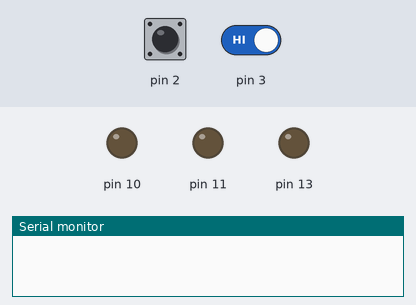
Recording of a sketch running on a simulated Arduino Uno, built with avr-gcc and run on an emulated ATmega328P. Parts: output pins drawn as LEDs (lit = HIGH), the last lines printed to the serial monitor. Dashed ring = blinking. Inputs (shaded band) come from the test bench; at power-on: pin 2 HIGH, pin 3 HIGH.

Above: at 1.2 s.
1.3 s: pin 2 pulled LOW for 0.15 s
At 2.0 s:
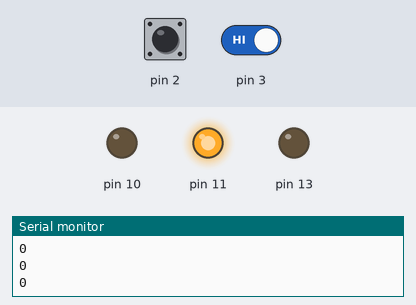
2.9 s: pin 2 pulled LOW for 1 s
At 4.5 s:
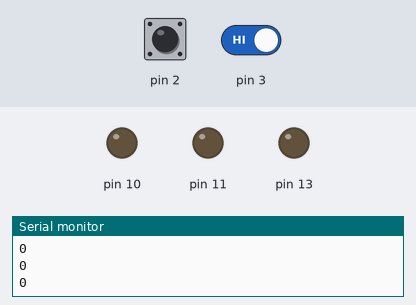
5.4 s: pin 2 pulled LOW for 3.2 s
At 9.3 s:
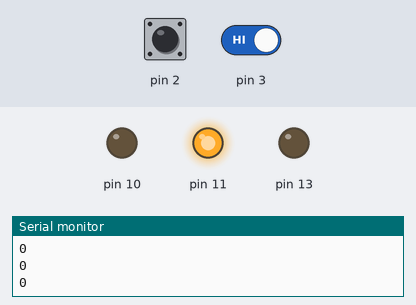
10.1 s: pin 2 driven LOW and pin 3 driven LOW
At 11.0 s:
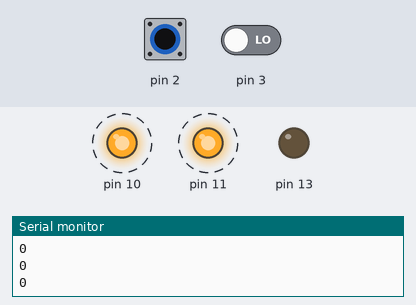
Timing chart, 0 to 14.1 s (numbered marks = the images above; inputs shaded):
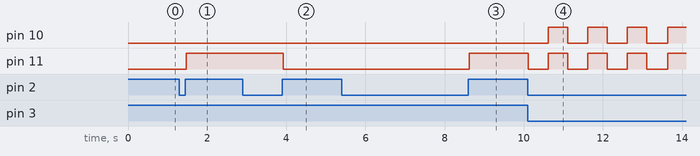

Measured:
- after the input at 1.3 s, pin 11: LOW → HIGH after 0.17 s
- after the input at 2.9 s, pin 11: HIGH → LOW after 1.0 s
- after the input at 5.4 s, pin 11: LOW → HIGH after 3.2 s
- after the input at 10.1 s, pin 10: alternates HIGH for 0.50 s and LOW for 0.50 s, starting after 0.51 s; pin 11: alternates HIGH for 0.50 s and LOW for 0.50 s, starting at once

The sketch:

buttonpractice.ino
```cpp
int sVal, sVal2;
bool redBool[2] = {false, false};
bool greenBool, resetBool = false;
unsigned long tm, prevTm = 0;
long interval = 500;

unsigned long recordingAr[150];
int numRecs = 0;
int arCounter = 0;
bool onBool = false;
bool onSwitch, timeSwitch = false;
unsigned long listenTime;
bool repeatSwitch = false;
bool firstRepeatSwitch, greenSwitch = false;
bool restarting, restartBool = false;

void setup() {
  // put your setup code here, to run once:
  pinMode(2, INPUT_PULLUP);
  pinMode(13,OUTPUT);
  pinMode(11,OUTPUT);
  pinMode(10,OUTPUT);
  pinMode(3, INPUT_PULLUP);
  Serial.begin(9600);
}

void loop() {
  // put your main code here, to run repeatedly:


    sVal = !digitalRead(2);
    sVal2 = !digitalRead(3);
    tm = millis();

      if (sVal && !redBool[0]){
        redBool[0] = true;
        redBool[1] = !redBool[1];
        delay(10);
      }
      sVal = !digitalRead(2);
      sVal2 = !digitalRead(3);
      if(!sVal && redBool[0]){
        redBool[0] = false;
        delay(20);
        digitalWrite(11, redBool[1]);
        digitalWrite(10, LOW);
        if (onBool){
          onBool = false;
          repeatSwitch = true;
          arCounter = 0;
        }

        Serial.println("\n");
        for (int i = 0; i < 30; i++){
          Serial.println(recordingAr[i]);
        }
        prevTm = tm;
      }

      if (repeatSwitch){
        if (!firstRepeatSwitch && ((tm - prevTm) >= 2000)){
          firstRepeatSwitch = true;
          greenSwitch = !greenSwitch;
          prevTm = tm;
          digitalWrite(10,greenSwitch);
        }

        if (firstRepeatSwitch && ((tm - prevTm >= recordingAr[arCounter]))){
          greenSwitch = !greenSwitch;
          prevTm = tm;
          arCounter++;
          digitalWrite(10, greenSwitch);
          if (arCounter > numRecs){
            firstRepeatSwitch = false;
            arCounter = 0;
            digitalWrite(10, LOW);
            greenSwitch = false;
          }
        }

      }

      if (redBool[1]){
        repeatSwitch = false;
        if (sVal2 && !onBool){
          onBool = true;
          onSwitch = sVal2;
          listenTime = millis();
          numRecs = 0;
          arCounter = 0;
          for (int i = 0; i < 30; i++){
            recordingAr[i] = 0;
          }
        }

        if (onBool){
          if (onSwitch != sVal2){
            tm = millis();
            recordingAr[arCounter] = tm - listenTime;
            Serial.println(recordingAr[arCounter]);
            listenTime = tm;
            arCounter++;
            numRecs++;
            onSwitch = sVal2;
          }


        }
        delay(10);

      }

      if (sVal && sVal2){
        digitalWrite(10, LOW);
        digitalWrite(11, LOW);
        delay(500);
        digitalWrite(10, HIGH);
        digitalWrite(11, HIGH);
        delay(500);
        digitalWrite(10, LOW);
        digitalWrite(11, LOW);
        delay(500);
        digitalWrite(10, HIGH);
        digitalWrite(11, HIGH);
        delay(500);
        digitalWrite(10, LOW);
        digitalWrite(11, LOW);
        delay(500);
        digitalWrite(10, HIGH);
        digitalWrite(11, HIGH);
        delay(500);
        digitalWrite(10, LOW);
        digitalWrite(11, LOW);
        repeatSwitch = false;
        redBool[0] = 0;
        redBool[1] = 0;
        restartBool = false;
        for (int i = 0; i < 30; i++){
            recordingAr[i] = 0;
          }

      }


}
```
